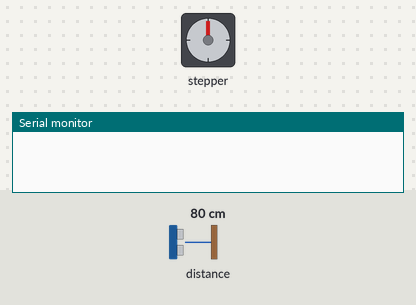
A sketch run on a simulated Arduino Uno, built with avr-gcc and run on an emulated ATmega328P. Parts: stepper motor, the last lines printed to the serial monitor. Wiring (inferred from the names in the program): stepper motor (2048 steps per turn assumed): coils pin 2, pin 4, pin 3, pin 5. The inputs (shaded band) are chosen by the test bench; at power-on: distance to the obstacle 80 cm.

Above: at 0.1 s.
At 8.8 s:
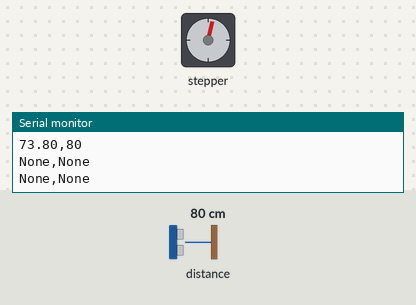
8.9 s: distance to the obstacle set to 2 cm
11.9 s: distance to the obstacle set to 18 cm
Timing chart, 0 to 20.9 s (numbered marks = the images above; inputs shaded):
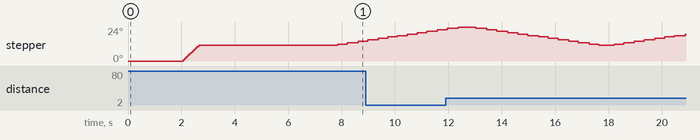

The sketch:

lidar_sweep.ino
```cpp
#include <Wire.h>
#include <LIDARLite.h>

#include "stepper.h"

LIDARLite lidarLite;
StepperMotor *myMotor;
unsigned char coils[] = {2, 3, 4, 5};

float step_degree = 0.45;


float current_degree = 0;
float start_degree = 58.9+7;
float end_degree = 121.1+7;
int distance = 0;
String data = "";
bool rotate_clock_wise = false;

void setup()
{

  delay(2000);
  Serial.begin(9600);
  myMotor = new StepperMotor(halfStep, coils, 0, 100);

  /* LIDAR Config */
  lidarLite.begin(0, true);
  lidarLite.configure(0);
  current_degree = 0;
  start_degree = 58.9;

  for (;current_degree < start_degree; current_degree += 0.45)
  {
	myMotor->steppLeft();
    	delay(5);
  }
  delay(5000);
}


void loop()
{
	distance = lidarLite.distance();
  	Serial.print(current_degree);
  	Serial.print(',');
  	Serial.println(distance);
	//Serial.println(data);

	if(rotate_clock_wise)
	{
		myMotor->steppRight();
		current_degree -= 0.45;
	}
	else
	{
		myMotor->steppLeft();
		current_degree += 0.45;

	}

	if(current_degree > end_degree)
		rotate_clock_wise = true;
		Serial.print("None");
  		Serial.print(',');
  		Serial.println("None");
	if(current_degree < start_degree)
		rotate_clock_wise = false;
		Serial.print("None");
  		Serial.print(',');
  		Serial.println("None");


  delay(5);
}
```

stepper.cpp
```cpp
// stepper.c
#import <Arduino.h>
#include "stepper.h"

StepperMotor::~StepperMotor(){
  for (int i = 0; i < 4; i++)
    pinMode(this->coils[i], INPUT);
}

StepperMotor::StepperMotor(unsigned char *stateMachine, unsigned char *coils, unsigned int stepDelay, unsigned int rotationDelay){
  this->state = 1;
  this->stepDelay = stepDelay;
  this->rotationDelay = rotationDelay;

  this->stateMachine = stateMachine;

  for (int i = 0; i < 4; i++){
    this->coils[i] = coils[i];
    pinMode(this->coils[i], OUTPUT);
  }
}

void StepperMotor::outputPin(unsigned char pin, unsigned char mode){
  if(mode)
    digitalWrite(coils[pin], HIGH);
  else
    digitalWrite(coils[pin], LOW);
}

void StepperMotor::outputState(){
  if (state > stateMachine[0]) return;

  for (unsigned char i = 0; i < 4; i++){
    outputPin(i, stateMachine[state] & ( 1 << i ));
  }
}

void StepperMotor::activate(unsigned char state){
  this->state = state;
  this->outputState();
}

void StepperMotor::deacivate(){
  for (unsigned char i = 0; i < 4; i++){
    digitalWrite(this->coils[i], LOW);
  }
}

void StepperMotor::Stepp(unsigned int stepps, LR dir){
  signed char di;
  if (dir == left) di = -1;
  else di = 1;

  for (; stepps > 0; stepps--){
    state += di;

    if (state == 0) state = stateMachine[0];
    else if (state > stateMachine[0]) state = 1;

    this->outputState();

    //delayMicroseconds(this->delay_);
    delay(stepDelay);
  }
  delay(rotationDelay);
}

void StepperMotor::SteppSingle(LR dir){
  signed char di;
  if (dir == left) di = -1;
  else di = 1;
  state += di;

  if (state == 0) state = stateMachine[0];
  else if (state > stateMachine[0]) state = 1;

  this->outputState();

  //delayMicroseconds(this->delay_);
  delay(stepDelay);
}
```

stepper.h
```cpp
// stepper.h
static unsigned char fullStep[] = {4, 0b1000, 0b0010, 0b0100, 0b0001};
static unsigned char halfStep[] = {8, 0b1000, 0b1010, 0b0010, 0b0110, 0b0100, 0b0101, 0b0001, 0b1001};

class StepperMotor{
  private:
    unsigned char coils[4];

    unsigned char *stateMachine;
    unsigned char state;
    unsigned int stepDelay;
    unsigned int rotationDelay;

    void outputState();
    void outputPin(unsigned char pin, unsigned char mode);

  public:
    enum LR {left, right};
    StepperMotor(unsigned char *stateMachine, unsigned char *coils, unsigned int stepDelay, unsigned int rotationDelay);
    ~StepperMotor();
    void Stepp(unsigned int stepps, LR dir);
    void SteppSingle(LR dir);
    void activate(unsigned char state);
    void deacivate();


    void steppRight(unsigned int stepps){
      this->Stepp(stepps, right);
    }
    void steppLeft(unsigned int stepps){
      this->Stepp(stepps, left);
    }
    void steppRight(){
      this->SteppSingle(right);
    }
    void steppLeft(){
      this->SteppSingle(left);
    }
};
```
